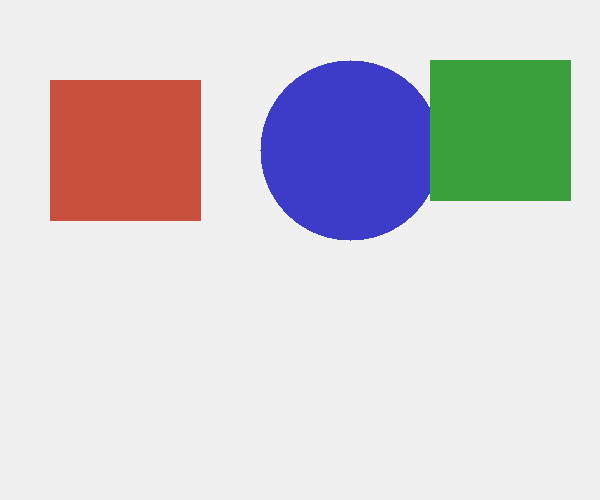
#> input picture Day-21/input_images/img01_basic_shapes.png, 600 x 500 px; its folder holds only this picture in this run
$ python 02_shape_detection.py
#> lines starting #> are read from the running program, lines starting #| are printed output that depends on the picture; after the words box and inside, x2 and y2 are one past the last pixel; in counts of white or black regions, pixels touching at a corner belong together
# ============================================================
#   Day 21 – Shape Detection System
#   Detects: Circle, Square, Rectangle, Triangle,
#            Pentagon, Hexagon, Polygon
# ============================================================

import cv2
import numpy as np
import os

INPUT  = '../input_images'
OUTPUT = '../output_images'
os.makedirs(OUTPUT, exist_ok=True)


# ── Shape Detection Logic ────────────────────────────────────

def detect_shape(cnt):
    """
    Classify a contour into a geometric shape.
    Uses approxPolyDP to count corners + circularity for circles.
    """
    shape = "Unknown"
    peri  = cv2.arcLength(cnt, True)
    approx = cv2.approxPolyDP(cnt, 0.03 * peri, True)
    corners = len(approx)

    # Circularity = 4π × Area / Perimeter²
    # Perfect circle → 1.0
    area          = cv2.contourArea(cnt)
    circularity   = (4 * np.pi * area) / (peri ** 2) if peri > 0 else 0

    if circularity > 0.80:
        shape = "Circle"
    elif corners == 3:
        shape = "Triangle"
    elif corners == 4:
        x, y, w, h = cv2.boundingRect(approx)
        aspect_ratio = w / float(h)
        shape = "Square" if 0.90 <= aspect_ratio <= 1.10 else "Rectangle"
    elif corners == 5:
        shape = "Pentagon"
    elif corners == 6:
        shape = "Hexagon"
    elif corners == 8:
        shape = "Octagon"
    else:
        shape = f"Polygon ({corners})"

    return shape, corners, circularity


def get_shape_color(shape):
    """Return a unique BGR color per shape type."""
    colors = {
        "Circle"   : (0,   200, 255),
        "Square"   : (0,   255,   0),
        "Rectangle": (255, 100,   0),
        "Triangle" : (0,    50, 255),
        "Pentagon" : (255,   0, 180),
        "Hexagon"  : (0,   255, 180),
        "Octagon"  : (180, 255,   0),
    }
    return colors.get(shape, (128, 128, 128))


def process_image(img_path, save_name):
    """
    Run the full shape detection pipeline on one image.
    Saves: original, contours, labeled output.
    """
#> called with img_path = '../input_images/img01_basic_shapes.png', save_name = 'img01_basic_shapes'
    img = cv2.imread(img_path)
#> img is the input picture: shape (500, 600, 3); mean B, G, R 212, 208.4, 210.3
    if img is None:
        print(f"  ❌ Cannot load: {img_path}")
        return

    gray    = cv2.cvtColor(img, cv2.COLOR_BGR2GRAY)
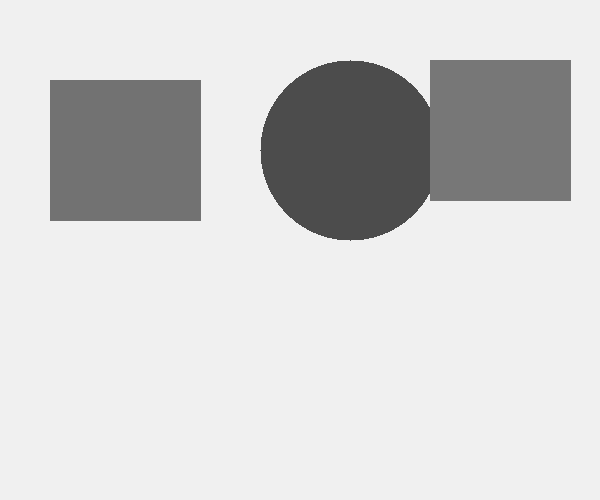
#> gray: shape (500, 600); min 76, max 240, mean 209.5
    blurred = cv2.GaussianBlur(gray, (5, 5), 0)

    # Adaptive threshold works well on both light and dark backgrounds
    thresh = cv2.adaptiveThreshold(
        blurred, 255,
        cv2.ADAPTIVE_THRESH_GAUSSIAN_C,
        cv2.THRESH_BINARY_INV,
        11, 2
    )
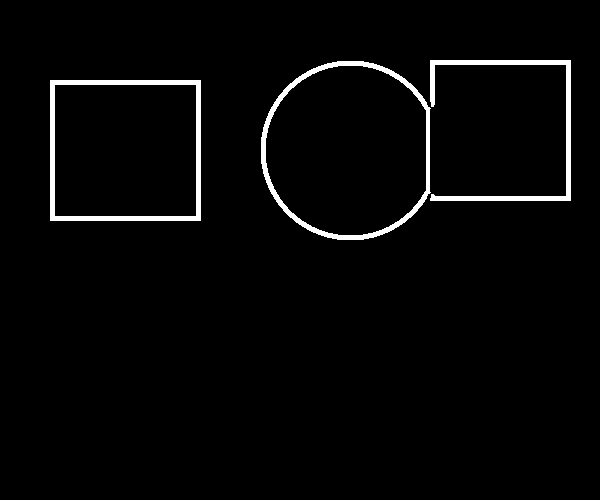
#> thresh: shape (500, 600); 2.6% white; 3 white regions, box (x1, y1, x2, y2) and area: (50, 80, 201, 221) 2820, (261, 61, 431, 240) 2693, (430, 60, 571, 201) 2273

    # Morphological cleanup
    kernel  = cv2.getStructuringElement(cv2.MORPH_RECT, (3, 3))
    cleaned = cv2.morphologyEx(thresh, cv2.MORPH_CLOSE, kernel, iterations=2)
#> cleaned: shape (500, 600); 2.6% white; 2 white regions

    contours, _ = cv2.findContours(
        cleaned, cv2.RETR_EXTERNAL, cv2.CHAIN_APPROX_SIMPLE
    )
#> contours = 2 contours; box (x1, y1, x2, y2) and area: (261, 60, 571, 240) 44317, (50, 80, 201, 221) 21000

    # ── Save original ─────────────────────────────────────────
    cv2.imwrite(os.path.join(OUTPUT, f'{save_name}_1_original.png'), img)

    # ── Contour result ────────────────────────────────────────
    contour_img = img.copy()
    cv2.drawContours(contour_img, contours, -1, (0, 255, 0), 2)
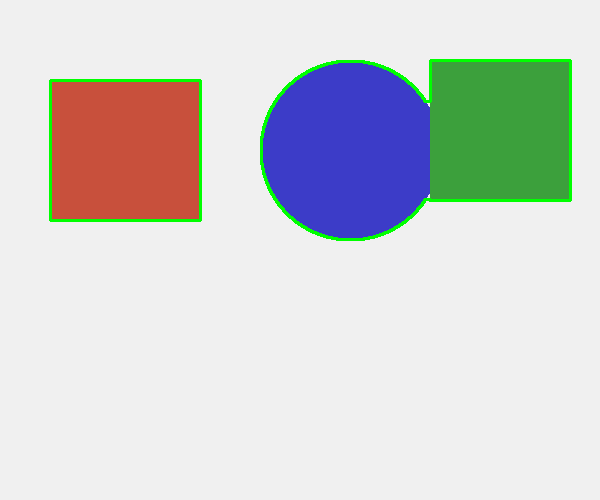
#> contour_img: shape (500, 600, 3); 1.58% of pixels changed, all inside (x1, y1, x2, y2) = (49, 59, 572, 241)
    cv2.imwrite(os.path.join(OUTPUT, f'{save_name}_2_contours.png'), contour_img)

    # ── Shape detection result ────────────────────────────────
    result   = img.copy()
    detected = []
    shape_counts = {}

    for cnt in contours:
        area = cv2.contourArea(cnt)
        if area < 800:     # Skip tiny noise contours
            continue

        shape, corners, circ = detect_shape(cnt)
        color  = get_shape_color(shape)
        peri   = cv2.arcLength(cnt, True)

        # Draw filled contour (transparent)
        overlay = result.copy()
        cv2.drawContours(overlay, [cnt], -1, color, -1)
        cv2.addWeighted(overlay, 0.25, result, 0.75, 0, result)

        # Draw contour border
        cv2.drawContours(result, [cnt], -1, color, 2)

        # Bounding box for label placement
        x, y, w, h = cv2.boundingRect(cnt)
        cx, cy = x + w // 2, y + h // 2

        # Label: shape name
        label = shape
        (tw, th), _ = cv2.getTextSize(label, cv2.FONT_HERSHEY_SIMPLEX, 0.55, 2)
        lx = max(0, cx - tw // 2)
        ly = max(20, cy)
        cv2.rectangle(result, (lx-4, ly-th-6), (lx+tw+4, ly+4),
                      (255, 255, 255), -1)
        cv2.putText(result, label, (lx, ly),
                    cv2.FONT_HERSHEY_SIMPLEX, 0.55, color, 2)

        # Area label below
        area_txt = f'A={int(area)}'
        cv2.putText(result, area_txt, (lx, ly+18),
                    cv2.FONT_HERSHEY_SIMPLEX, 0.38, (60, 60, 60), 1)

        detected.append({
            'shape' : shape,
            'area'  : area,
            'peri'  : peri,
            'corners': corners,
            'circ'  : circ
        })
        shape_counts[shape] = shape_counts.get(shape, 0) + 1
#> this loop made 2 passes
#> (shape, peri, approx in detect_shape, corners, circularity in detect_shape, x, y) on pass 1: ('Square', 580, [[50, 80], [50, 220], [200, 220], [200, 80]], 4, 0.784, 50, 80)
#> pass 2, in process_image, `overlay = result.copy()`:
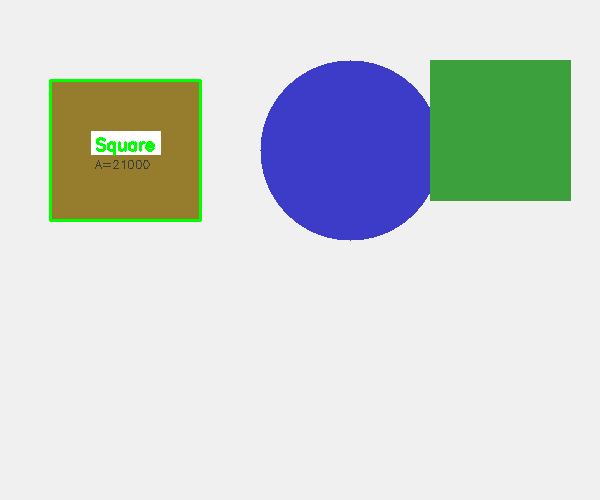
#> overlay: shape (500, 600, 3); mean B, G, R 211.1, 212.8, 205.9
#> after the loop:
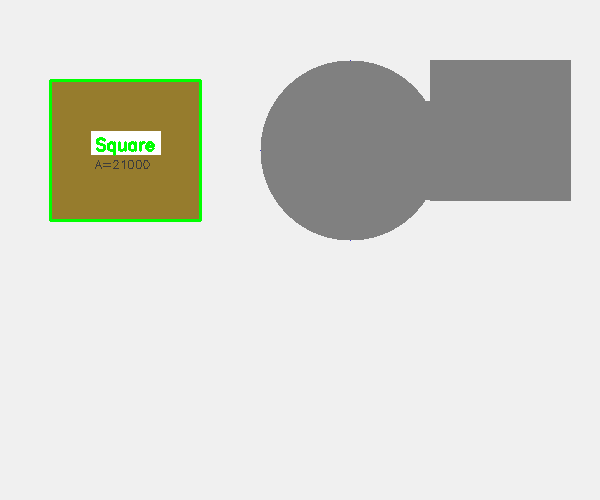
#> overlay: shape (500, 600, 3); 14.92% of pixels changed, all inside (x1, y1, x2, y2) = (261, 60, 571, 240)
#> after the loop:
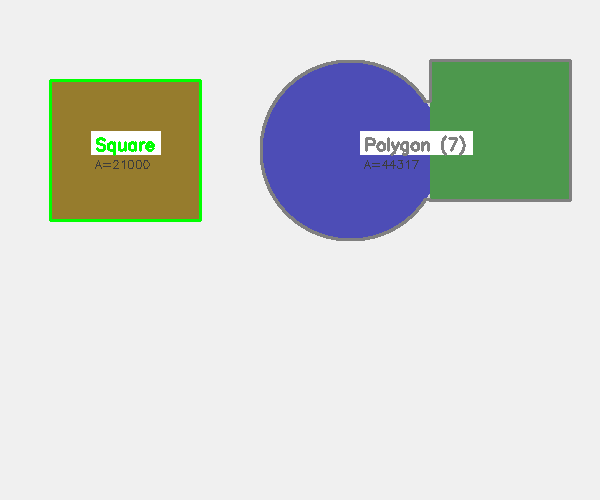
#> result: shape (500, 600, 3); mean B, G, R 211, 214.4, 209.7
#> after the loop, detected = 2 items; shape_counts = {'Square': 1, 'Polygon (7)': 1}

    cv2.imwrite(os.path.join(OUTPUT, f'{save_name}_3_shapes.png'), result)

    # ── Print results ─────────────────────────────────────────
    print(f"\n  📄 {os.path.basename(img_path)}")
    print(f"     Shapes found: {len(detected)}")
#|      Shapes found: 2
    if detected:
        print(f"     {'Shape':<14} {'Area':>9} {'Perimeter':>11} {'Circularity':>13}")
        print(f"     {'-'*50}")
        for d in sorted(detected, key=lambda x: -x['area']):
            print(f"     {d['shape']:<14} {d['area']:>9.0f} {d['peri']:>11.1f} {d['circ']:>13.3f}")
#> this loop made 2 passes
#|      Polygon (7)        44317       953.7         0.612
#|      Square             21000       580.0         0.784
    for shape, count in shape_counts.items():
        print(f"     → {count}× {shape}")
#> this loop made 2 passes
#> (shape, count) on passes 1 to 2: ('Square', 1), ('Polygon (7)', 1)
#> (printed output is left out)

    return detected


# ── Run on all 10 images ─────────────────────────────────────

print("=" * 60)
print("   SHAPE DETECTION SYSTEM – Day 21")
print("=" * 60)

image_files = sorted([
    f for f in os.listdir(INPUT)
    if f.endswith(('.png', '.jpg', '.jpeg'))
])

all_results = {}
for img_file in image_files:
    save_name = os.path.splitext(img_file)[0]
    img_path  = os.path.join(INPUT, img_file)
    result    = process_image(img_path, save_name)
#> result = 2 items
    if result:
        all_results[img_file] = result

# ── Summary ──────────────────────────────────────────────────
print("\n" + "=" * 60)
print("  FINAL SUMMARY")
print("=" * 60)

total_shapes = 0
shape_totals = {}
for img_file, detections in all_results.items():
    total_shapes += len(detections)
    for d in detections:
        shape_totals[d['shape']] = shape_totals.get(d['shape'], 0) + 1
#> this loop made 1 pass
#> (img_file, total_shapes) on pass 1: ('img01_basic_shapes.png', 2)
#> after the loop, shape_totals = {'Square': 1, 'Polygon (7)': 1}; total_shapes = 2

print(f"\n  Total images processed : {len(all_results)}")
#|   Total images processed : 1
print(f"  Total shapes detected  : {total_shapes}")
#|   Total shapes detected  : 2
print(f"\n  Shape breakdown:")
for shape, count in sorted(shape_totals.items(), key=lambda x: -x[1]):
    bar = "█" * count
    print(f"    {shape:<14} : {count:>3}  {bar}")
#> this loop made 2 passes
#> (printed output is left out)

print(f"\n✅ All outputs saved to output_images/ (3 files per image = {len(all_results)*3} files)")
#| ✅ All outputs saved to output_images/ (3 files per image = 3 files)

$ run again, on Day-21/input_images/img05_circles.png
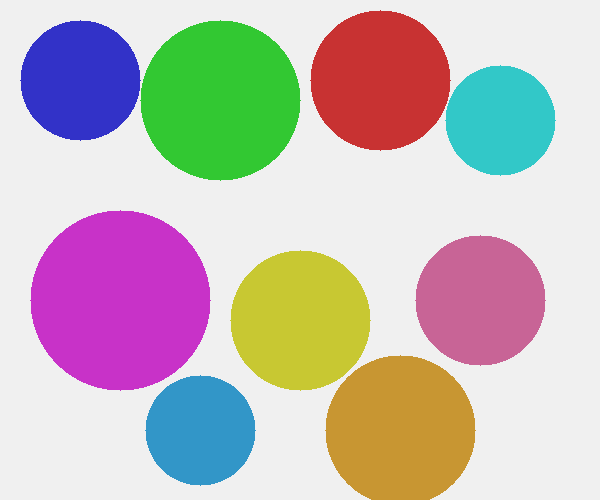
#> input picture Day-21/input_images/img05_circles.png, 600 x 500 px
#> in process_image, img is the input picture: shape (500, 600, 3); mean B, G, R 185.3, 186.7, 196.5
#> in process_image, `thresh = cv2.adaptiveThreshold( blurred, 255, cv2.ADAPTIVE_THRESH_GAUS..`:
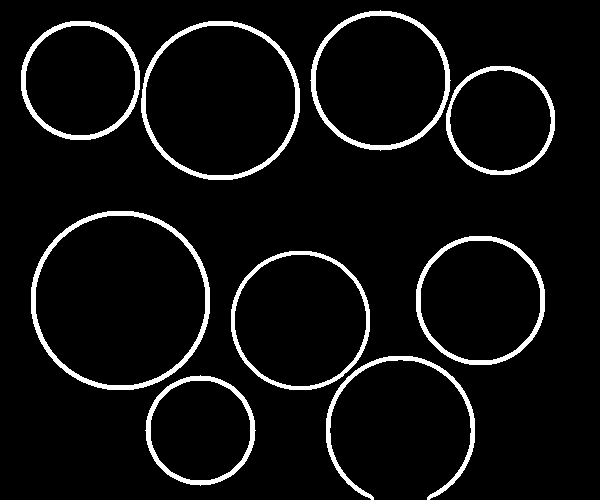
#> thresh: shape (500, 600); 5.9% white; 9 white regions, largest, box (x1, y1, x2, y2) and area: (31, 211, 210, 390) 2744, (141, 21, 300, 180) 2331, (310, 10, 451, 151) 2121
#> cleaned: shape (500, 600); 6% white; 6 white regions
#> contours = 6 contours; box (x1, y1, x2, y2) and area: (21, 21, 300, 180) 31050, (31, 211, 210, 390) 25186, (310, 10, 555, 175) 24581, (231, 251, 475, 500) 16804, (416, 236, 545, 365) 13086, (145, 375, 256, 486) 9322
#> contour_img: shape (500, 600, 3); 4.68% of pixels changed, all inside (x1, y1, x2, y2) = (20, 9, 556, 500)
#> the loop in process_image, `for cnt in contours:` made 6 passes
#> (shape, peri, corners, circularity in detect_shape, circ, color, x) on passes 1 to 6: ('Circle', 362.7, 8, 0.891, 0.891, (0, 200, 255), 145), ('Polygon (10)', 1272.3, 10, 0.13, 0.13, (128, 128, 128), 231), ('Circle', 425.3, 8, 0.909, 0.909, (0, 200, 255), 416), ('Circle', 592.5, 8, 0.902, 0.902, (0, 200, 255), 31), ('Octagon', 877.2, 8, 0.507, 0.507, (180, 255, 0), 21), ('Octagon', 775.2, 8, 0.514, 0.514, (180, 255, 0), 310)
#> after the loop in process_image, `for cnt in contours:`:
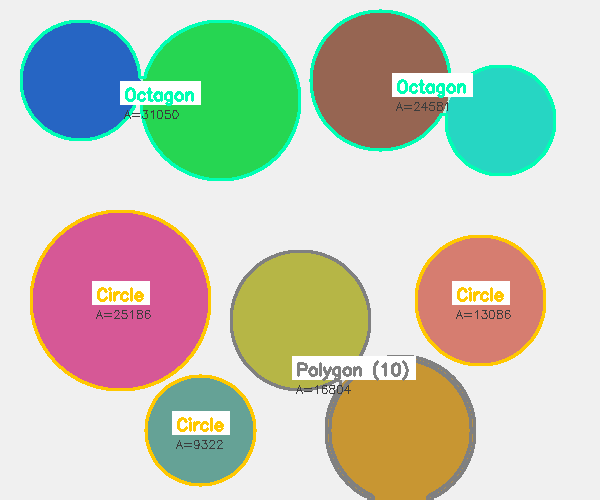
#> result: shape (500, 600, 3); mean B, G, R 183.6, 200.5, 194.6
#> after the loop in process_image, `for cnt in contours:`: detected = 6 items; shape_counts = {'Circle': 3, 'Polygon (10)': 1, 'Octagon': 2}
#|      Shapes found: 6
#> the loop in process_image, `for d in sorted(detected, key=lambda x: -x['area']):` made 6 passes
#|      Octagon            31050       877.2         0.507
#|      Circle             25186       592.5         0.902
#|      Octagon            24581       775.2         0.514
#|      Polygon (10)       16804      1272.3         0.130
#|      Circle             13086       425.3         0.909
#> (further printed lines are left out)
#> the loop in process_image, `for shape, count in shape_counts.items():` made 3 passes
#> (shape, count) on passes 1 to 3: ('Circle', 3), ('Polygon (10)', 1), ('Octagon', 2)
#> (printed output is left out)
#> `result    = process_image(img_path, save_name)`: result = 6 items
#> the loop `for img_file, detections in all_results.items():` made 1 pass
#> (img_file, total_shapes) on pass 1: ('img05_circles.png', 6)
#> after the loop `for img_file, detections in all_results.items():`: shape_totals = {'Circle': 3, 'Polygon (10)': 1, 'Octagon': 2}; total_shapes = 6
#|   Total images processed : 1
#|   Total shapes detected  : 6
#> the loop `for shape, count in sorted(shape_totals.items(), key=lambda x: -x[1]):` made 3 passes
#> (printed output is left out)
#| ✅ All outputs saved to output_images/ (3 files per image = 3 files)

$ run again, on Day-21/input_images/img06_rectangles.png
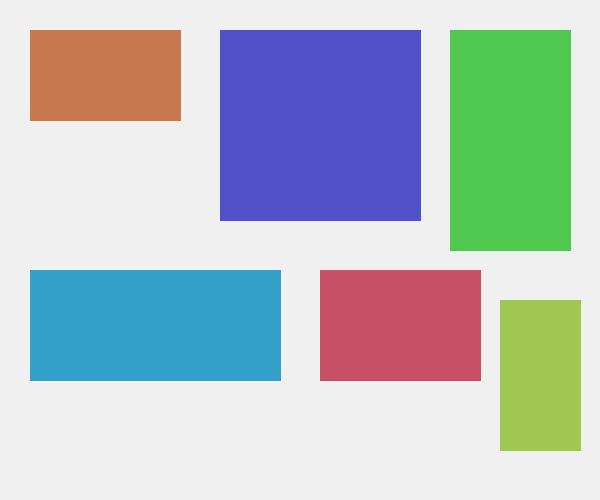
#> input picture Day-21/input_images/img06_rectangles.png, 600 x 500 px
#> in process_image, img is the input picture: shape (500, 600, 3); mean B, G, R 194.7, 191.9, 180.1
#> in process_image, `thresh = cv2.adaptiveThreshold( blurred, 255, cv2.ADAPTIVE_THRESH_GAUS..`:
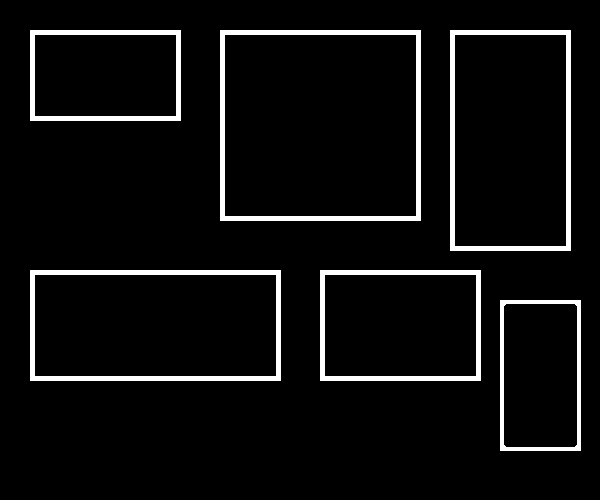
#> thresh: shape (500, 600); 5.8% white; 6 white regions
#> contours = 6 contours; box (x1, y1, x2, y2) and area: (220, 30, 421, 221) 38000, (30, 270, 281, 381) 27500, (450, 30, 571, 251) 26400, (320, 270, 481, 381) 17600, (30, 30, 181, 121) 13500, (500, 300, 581, 451) 12000
#> contour_img: shape (500, 600, 3); 3.65% of pixels changed, all inside (x1, y1, x2, y2) = (29, 29, 582, 452)
#> the loop in process_image, `for cnt in contours:` made 6 passes
#> (shape, peri, approx in detect_shape, circularity in detect_shape, x, y, w) on passes 1 to 4: ('Rectangle', 460, [[500, 300], [500, 450], [580, 450], [580, 300]], 0.713, 500, 300, 81), ('Rectangle', 540, [[320, 270], [320, 380], [480, 380], [480, 270]], 0.758, 320, 270, 161), ('Rectangle', 720, [[30, 270], [30, 380], [280, 380], [280, 270]], 0.667, 30, 270, 251), ('Rectangle', 680, [[450, 30], [450, 250], [570, 250], [570, 30]], 0.717, 450, 30, 121)
#> after the loop in process_image, `for cnt in contours:`:
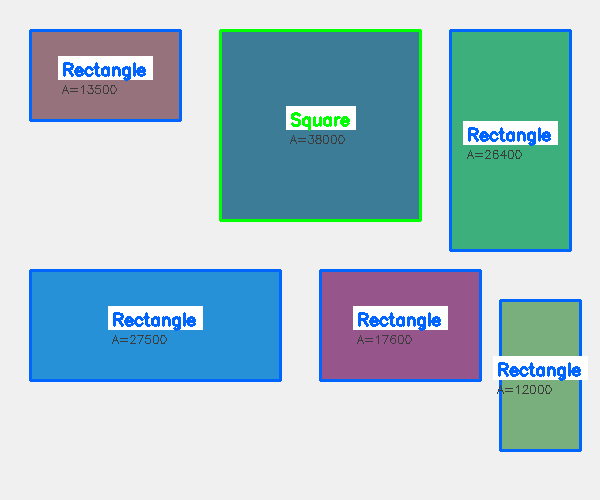
#> result: shape (500, 600, 3); mean B, G, R 204.4, 194.7, 166.2
#> after the loop in process_image, `for cnt in contours:`: detected = 6 items; shape_counts = {'Rectangle': 5, 'Square': 1}
#|      Shapes found: 6
#> the loop in process_image, `for d in sorted(detected, key=lambda x: -x['area']):` made 6 passes
#|      Square             38000       780.0         0.785
#|      Rectangle          27500       720.0         0.667
#|      Rectangle          26400       680.0         0.717
#|      Rectangle          17600       540.0         0.758
#|      Rectangle          13500       480.0         0.736
#> (further printed lines are left out)
#> the loop in process_image, `for shape, count in shape_counts.items():` made 2 passes
#> (shape, count) on passes 1 to 2: ('Rectangle', 5), ('Square', 1)
#> (printed output is left out)
#> `result    = process_image(img_path, save_name)`: result = 6 items
#> the loop `for img_file, detections in all_results.items():` made 1 pass
#> (img_file, total_shapes) on pass 1: ('img06_rectangles.png', 6)
#> after the loop `for img_file, detections in all_results.items():`: shape_totals = {'Rectangle': 5, 'Square': 1}; total_shapes = 6
#|   Total images processed : 1
#|   Total shapes detected  : 6
#> the loop `for shape, count in sorted(shape_totals.items(), key=lambda x: -x[1]):` made 2 passes
#> (printed output is left out)
#| ✅ All outputs saved to output_images/ (3 files per image = 3 files)
